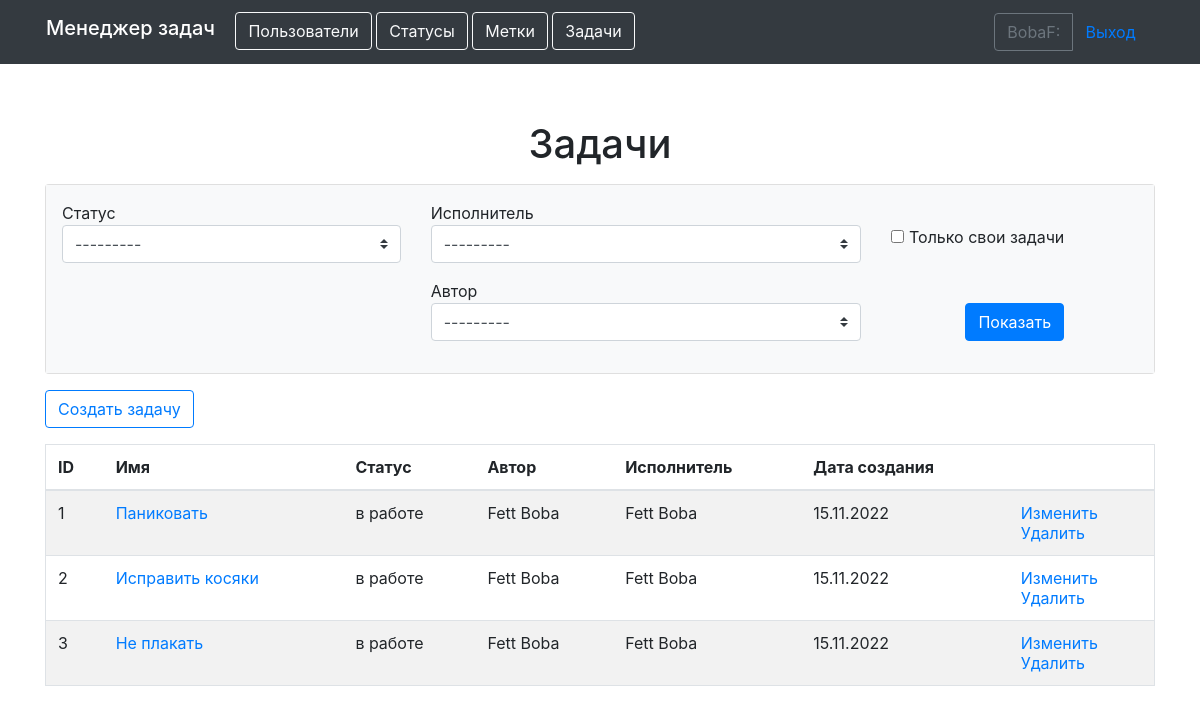
Page /tasks/ (signed in) on the earlier database version.
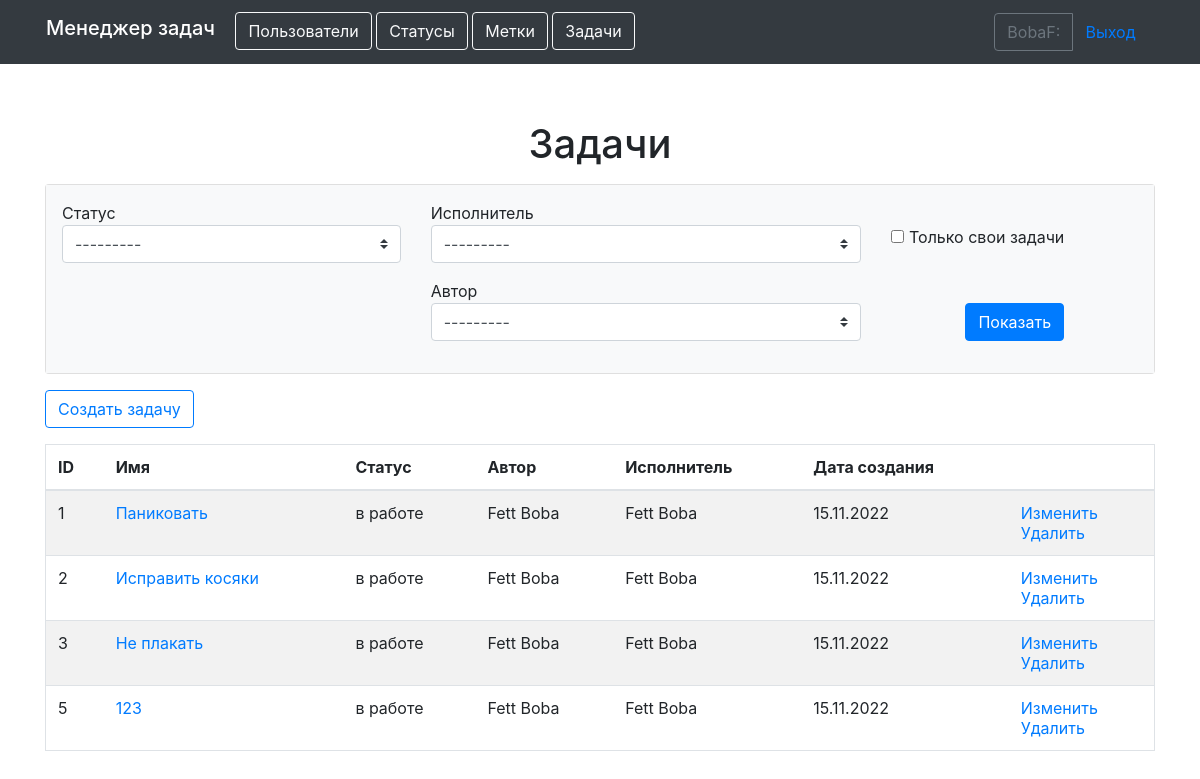
Same page on the later database version.
### task_manager/apps/tasks/models.py (models this page shows, shortened)
class Task(models.Model):
    name = models.CharField(max_length=255,
                            verbose_name=names.name)
    description = models.TextField(null=True,
                                   verbose_name=names.descr)
    author = models.ForeignKey(User, on_delete=models.PROTECT,
                               verbose_name=names.author)
    status = models.ForeignKey(Status, on_delete=models.PROTECT,
                               verbose_name=names.status)
    executor = models.ForeignKey(User, on_delete=models.PROTECT,
                                 null=True,
                                 blank=True,
                                 related_name='executor',
                                 verbose_name=names.executor
                                 )
    time_create = models.DateTimeField(auto_now_add=True,
                                       verbose_name=names.date)
    labels = models.ManyToManyField(Label,
                                    through='LabelForTask',
                                    verbose_name=names.labels,
                                    blank=True)

### task_manager/apps/statuses/models.py (models this page shows)
class Status(models.Model):
    time_create = models.DateTimeField(auto_now_add=True)
    name = models.CharField(max_length=255,
                            verbose_name=names.name)
    def __str__(self):
        return self.name

### task_manager/apps/users/models.py (models this page shows)
class User(AbstractUser):
    def __str__(self):
        return self.get_full_name()

### task_manager/apps/tasks/views.py (the view, shortened to what this page needs)
# urls.py: path('', TasksList.as_view(), name='tasks_list'),
class TasksList(LoginRequiredMixin, FilterView):
    model = Task
    context_object_name = 'tasks'
    template_name = 'tasks/tasks_list.html'
    filterset_class = TaskFilter
    login_url = 'login'

### task_manager/templates/tasks/tasks_list.html (shortened to what this page needs)
{% extends 'basic.html' %}
{% load bootstrap4 %}
{% load i18n %}
{% get_current_language as LANGUAGE_CODE %}
{% block content %}
<div class="mb-3 text-center">
    <h1>{% translate "Tasks" %}</h1>
</div>
<div class="card mb-3">
  <div class="card-body bg-light p-3">
    <form class="mb-0" method="get">
      <div class="row">
          <div class="col-md-4 mb-3">
            {{ filter.form.status.label }}
            {{ filter.form.status }}
          </div>
          <div class="col-md-5 mb-3">
            {{ filter.form.executor.label }}
            {{ filter.form.executor }}
          </div>
          <div class="col-auto mr-auto"><br>
          {{ filter.form.self_task }} {{ filter.form.self_task.label }}
          </div>
      </div>
      <div class="row">
          <div class="col-md-4 mb-3">
          </div>
          <div class="col-md-5 mb-3">
            {{ filter.form.author.label }}
            {{ filter.form.author }}
          </div>
        <div class="col-auto mx-auto"><br>
          <button class="btn btn-primary" type="submit">{% translate "Show" %}</button>
        </div>
      </div>
    </form>
  </div>
</div>
<a href="{% url 'create_tsk' %}" class="btn btn-outline-primary mb-3" role="button">{% translate "Create task" %}</a>
<table class="table table-striped border">
    <thead>
      <tr>
        <th>{% translate "ID" %}</th>
        <th>{% translate "Name" %}</th>
        <th>{% translate "Status" %}</th>
        <th>{% translate "Author" %}</th>
        <th>{% translate "Executor" %}</th>
        <th>{% translate "Created date" %}</th>
        <th></th>
      </tr>
    </thead>
    <tbody>
      {% for tsk in tasks %}
        <tr>
          <td>{{ tsk.id }}</td>
          <td><a href="{% url 'show_task' tsk.pk %}">{{ tsk.name}}</a></td>
          <td>{{ tsk.status}}</td>
          <td>{{ tsk.author}}</td>
          <td>{{ tsk.executor}}</td>
          <td>{{ tsk.time_create|date:'d.m.Y' }}</td>
          <td>
              <a href="{% url 'update_tsk' tsk.pk %}">{% translate "Update" %}</a>
              <br>
              <a href="{% url 'delete_tsk' tsk.pk %}">{% translate "Delete" %}</a>
          </td>
        </tr>
      {% endfor %}
    </tbody>
</table>
{% endblock %}

Differences in the rows shown:
added Task: id "5", name "123", status "в работе", author "Fett Boba", executor "Fett Boba", time_create "15.11.2022"
